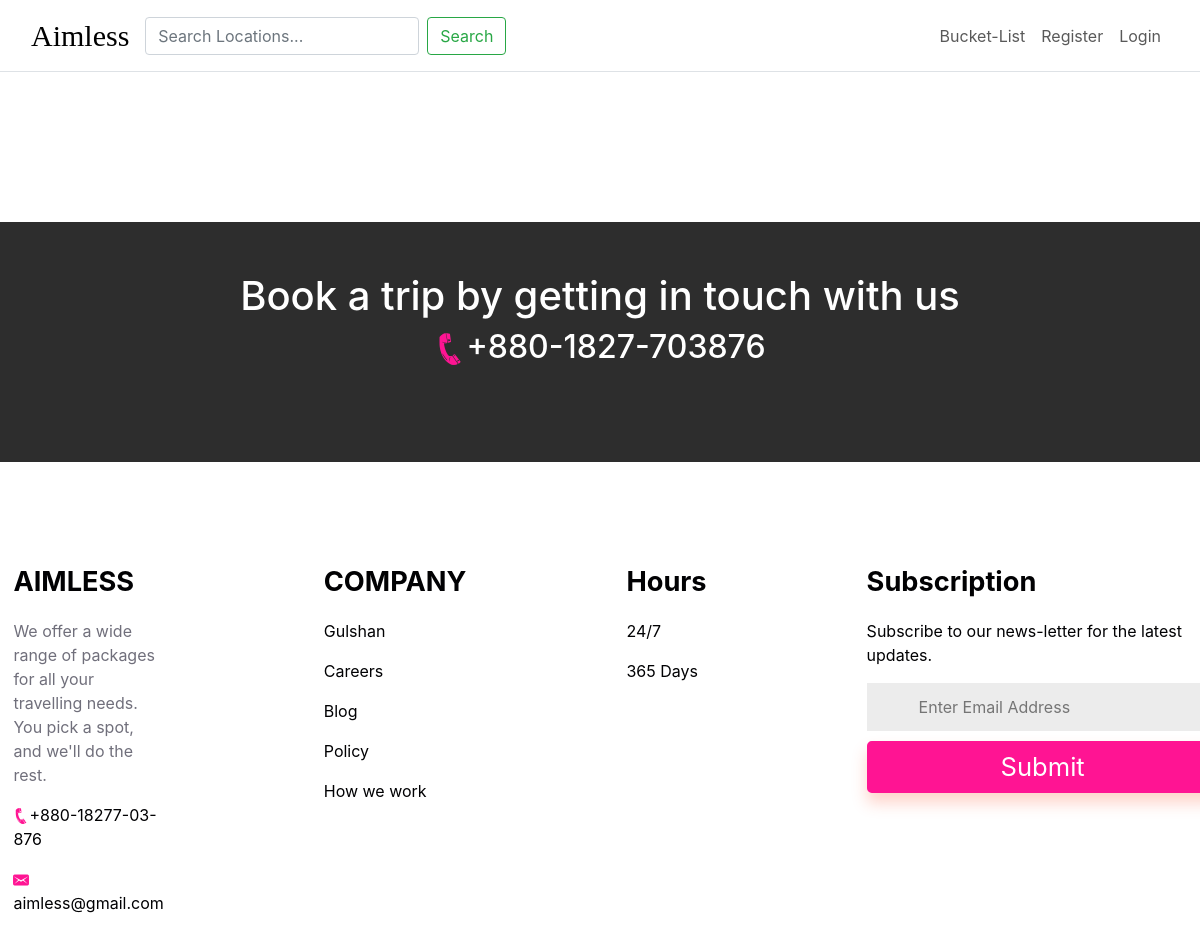
Page /continent-locations/3 on the earlier database version.
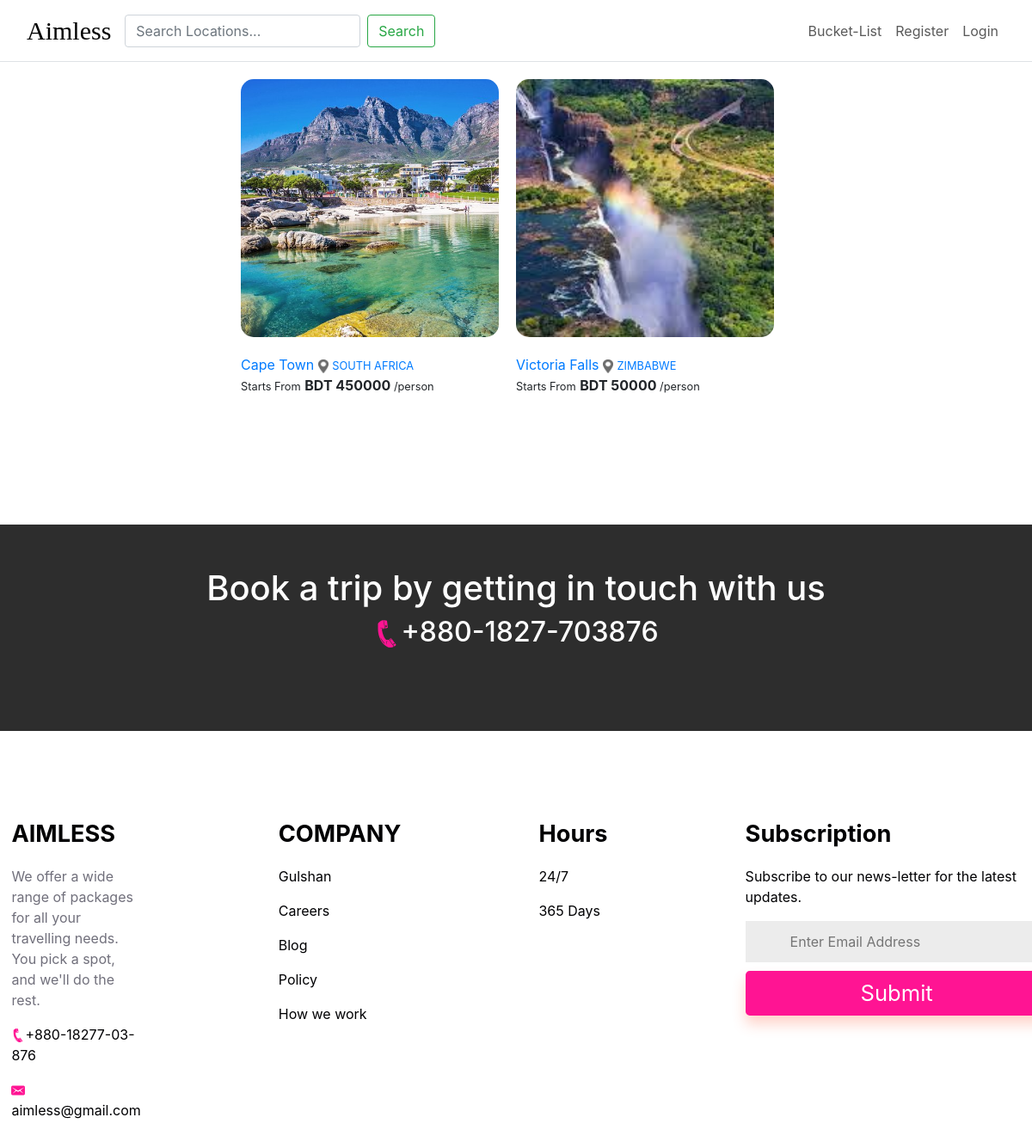
Same page on the later database version.
### base/models.py (models this page shows, shortened)
class Location(models.Model):
    continent = models.ForeignKey(Continent, on_delete=models.CASCADE)
    country= models.ForeignKey(Country, on_delete=models.CASCADE)
    name = models.CharField(max_length=80, unique=True)
    location_display_image=models.ImageField(upload_to='location_display_image/', null=True, blank=True)
    price = models.DecimalField(max_digits=10, decimal_places=0, default=0, null= True, blank=True)

class Country(models.Model):
    continent=models.ForeignKey(Continent, on_delete=models.CASCADE)
    name= models.CharField(max_length=30)
    def __str__(self):
        return self.name
    class Meta:
        ordering=['name']

### base/views.py (the view)
# urls.py: path('continent-locations/<str:pk>', views.Continent_LocationsView.as_view(), name= 'continent-locations'),
class Continent_LocationsView(View):
    template_name='base/continent_locations.html'
    def get(self,request, pk):
        continent = Continent.objects.get(id=pk)
        locations = Location.objects.filter(continent=continent)
        context = {'locations': locations, 'continent': continent}
        return render(request, self.template_name , context)

### base/templates/base/continent_locations.html
{% extends 'main.html' %}
{% block content %}
{% load static %}
<link rel="stylesheet" type="text/css" href={% static 'css/home.css'%}>
<div class="container location_button">
    {% for location in locations %}
    <div>
        <a href="{% url 'location' location.id %}">
            <button id="continent_locations" style="background-image: url({{location.location_display_image.url}});"></button>
            <br>
            <span>
                {{location.name}} <a href ={%url 'country-locations' location.country.id%}><img src={% static 'images/location.png'%} width='12' height='16'  > <small>   {{location.country}}</small></a>
            </span>
            <div class='info'>
                <small> Starts From</small> <strong>BDT {{location.price}}</strong><small> /person</small>
            </div>
        </a>
    </div>
    {% endfor %}
</div>
{% endblock content %}

Differences in the rows shown:
added Location: location_display_image (picture), name "Cape Town", country "SOUTH AFRICA", price "450000"
added Location: location_display_image (picture), name "Victoria Falls", country "ZIMBABWE", price "50000"
